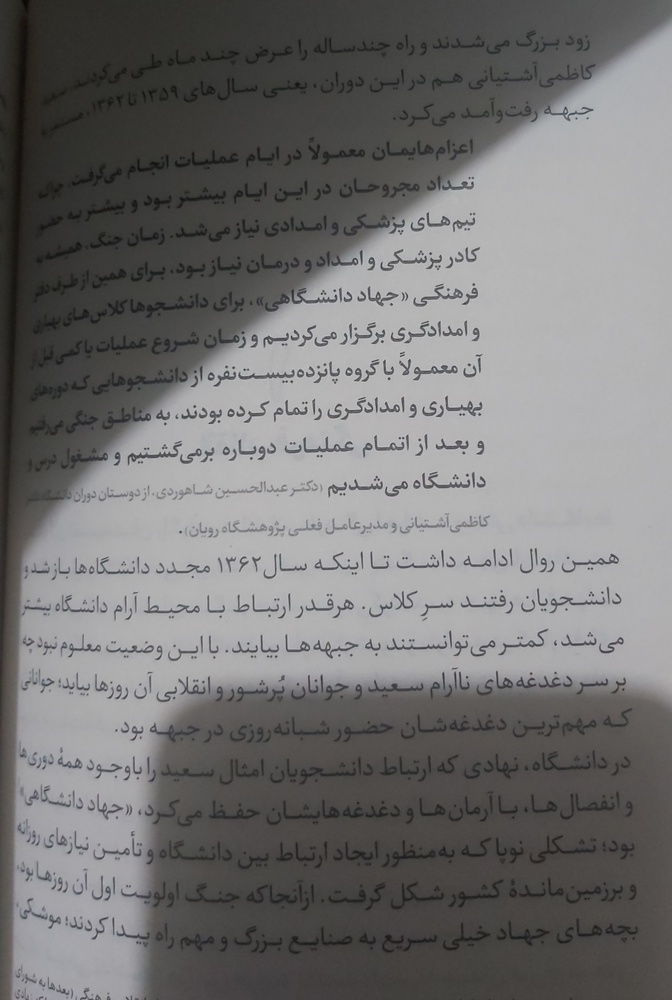
#> input picture HW[8]/royan.jpg, 672 x 1000 px, shrunk from 3540 x 5267 before the run, found by its file name
$ jupyter execute --allow-errors 'HW[8].ipynb'   (shell and % lines are left out)
#> lines starting #> are read from the running program, lines starting #| are printed output that depends on the picture; after the words box and inside, x2 and y2 are one past the last pixel; in counts of white or black regions, pixels touching at a corner belong together
[cell 1]
from google.colab import drive
drive.mount('/content/drive')

# **الف:**

[cell 2]
# Import required packages
import cv2
import pytesseract
from google.colab.patches import cv2_imshow
from PIL import Image
import matplotlib.pyplot as plt

[cell 3]
##################### your code ################################
img = cv2.imread("/content/drive/MyDrive/ai/computer vision/university/royan.jpg")
#> img is the input picture: shape (1000, 672, 3); mean B, G, R 115.3, 115.6, 116.4
gray = cv2.cvtColor(img,cv2.COLOR_BGR2GRAY)

tresh,otsu=cv2.threshold(gray,0,255,cv2.THRESH_BINARY+cv2.THRESH_OTSU)
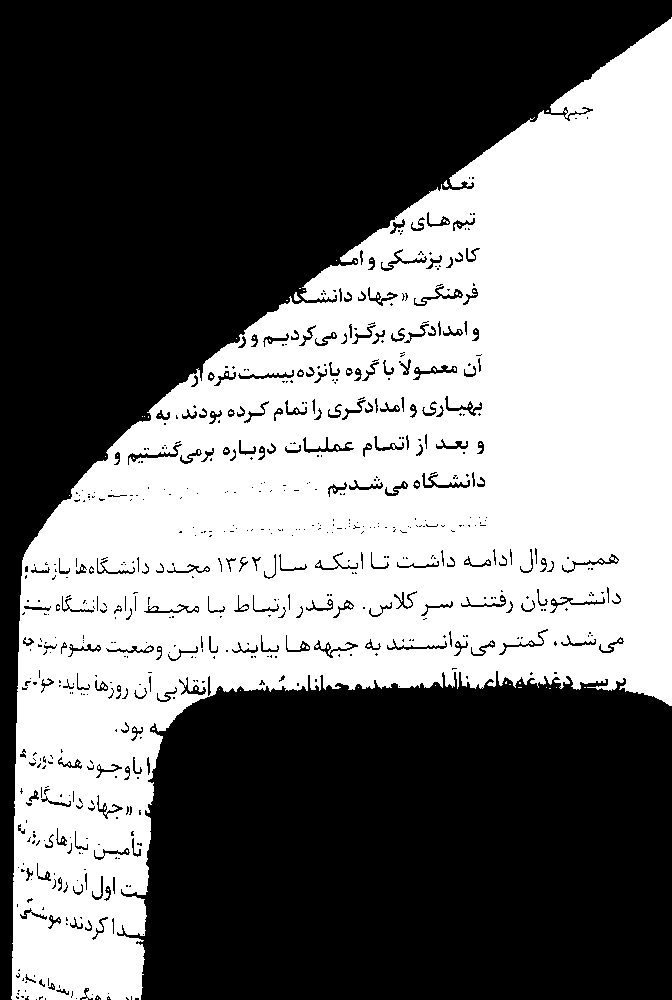
#> otsu: shape (1000, 672); 45.3% white; 90 white regions (87 under 20 px), largest, box (x1, y1, x2, y2) and area: (11, 17, 672, 1000) 303694, (294, 292, 301, 301) 36, (443, 180, 449, 187) 22
#> tresh = 120
adaptive=cv2.adaptiveThreshold(gray,250,cv2.ADAPTIVE_THRESH_MEAN_C,cv2.THRESH_BINARY,11,3)
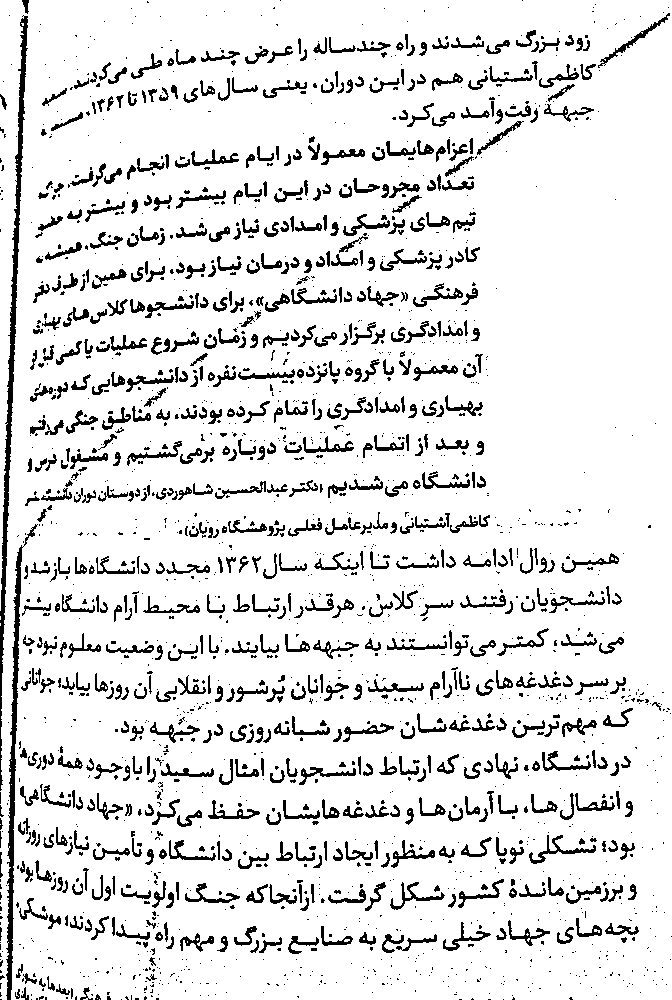
#> adaptive: shape (1000, 672); values 0 (black) and 250 (white), 89% white; 2136 black regions (1415 under 20 px), largest, box (x1, y1, x2, y2) and area: (0, 15, 28, 791) 3319, (6, 524, 38, 1000) 2290, (529, 835, 596, 864) 382
# print(otsu)
plt.figure()
plt.imshow(otsu,cmap='gray')
plt.figure()
plt.imshow(adaptive,cmap='gray')

kernel=cv2.getStructuringElement(
    cv2.MORPH_DILATE,(3,3)
)
result = cv2.dilate(adaptive,kernel)
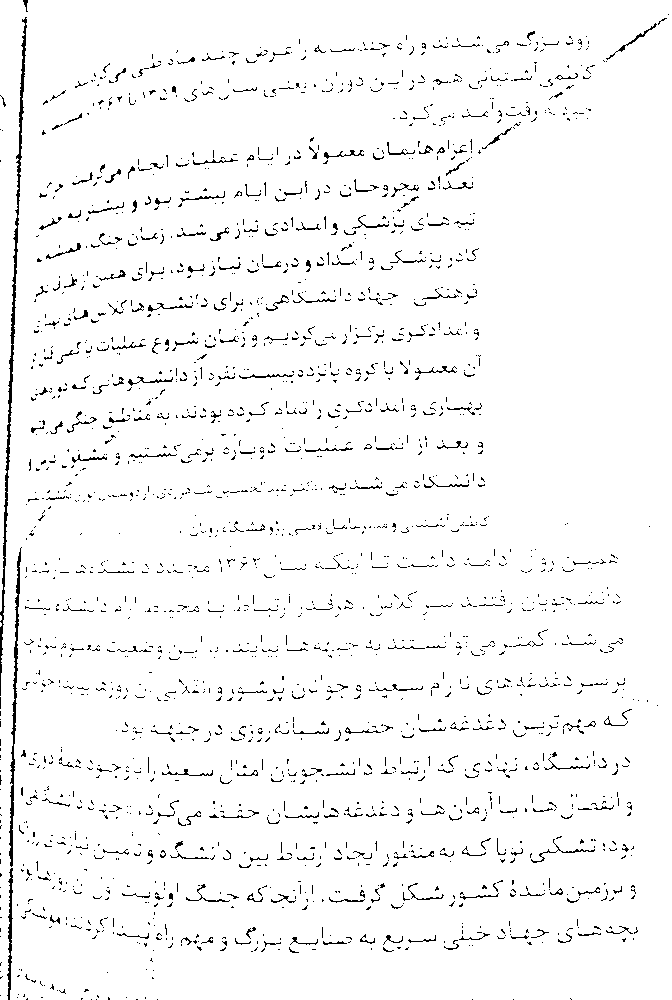
#> result: shape (1000, 672); values 0 (black) and 250 (white), 96.4% white; black in thin lines or dots
# print(result," , kernel")

plt.figure()
plt.title('after dilation')
plt.imshow(result ,cmap='gray')

################################################################
# Finding contours
## result = result otso|adaptive algorithm

print(pytesseract.image_to_string( result , lang='fas'))
#> (this line was passed over: pytesseract is not available in this run)

[cell 4]
image_path_in_colab='/content/drive/MyDrive/ai/computer vision/university/royan.jpg'
#> (the rest of this cell did not finish here and is left out)

# **ب:**

[cell 5]
# Import required packages
import cv2
import pytesseract
from google.colab.patches import cv2_imshow
from PIL import Image
##################### your code ################################
img = cv2.imread("/content/drive/MyDrive/ai/computer vision/university/mypic.png")
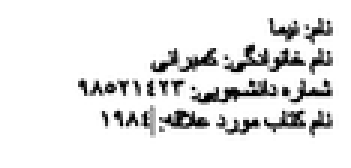
#> input picture HW[8]/mypic.png, 117 x 56 px, shrunk from 617 x 293 before the run, found by its file name (shown 3 times larger)
#> img is the input picture: shape (56, 117, 3); min 0, max 255, mean 231.2
gray = cv2.cvtColor(img,cv2.COLOR_BGR2GRAY)
#> gray: shape (56, 117)

tresh,otsu=cv2.threshold(gray,0,255,cv2.THRESH_BINARY+cv2.THRESH_OTSU)
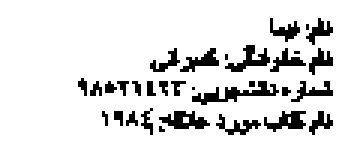
#> otsu: shape (56, 117) (shown 3 times larger); 89.1% white; black in thin lines or dots, all inside (x1, y1, x2, y2) = (26, 6, 111, 45)
#> tresh = 158
adaptive=cv2.adaptiveThreshold(gray,255,cv2.ADAPTIVE_THRESH_MEAN_C,cv2.THRESH_BINARY,11,3)
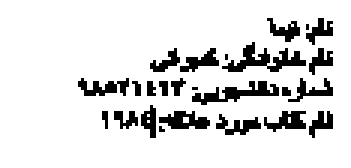
#> adaptive: shape (56, 117) (shown 3 times larger); 87.1% white; black in thin lines or dots, all inside (x1, y1, x2, y2) = (26, 6, 111, 46)
# print(otsu)
plt.figure()
plt.title('otsu threshold')
plt.imshow(otsu,cmap='gray')
plt.figure()
plt.title('adaptive threshold')
plt.imshow(adaptive,cmap='gray')

kernel=cv2.getStructuringElement(
    cv2.MORPH_DILATE,(3,3)
)
dilation = cv2.dilate(adaptive,kernel)
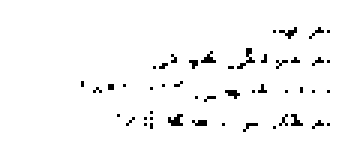
#> dilation: shape (56, 117) (shown 3 times larger); 97.3% white; black in thin lines or dots, all inside (x1, y1, x2, y2) = (27, 9, 110, 44)
print(dilation," , kernel")
#> (printed output is left out)

plt.figure()
plt.title('after dilation')
plt.imshow(dilation,cmap='gray')

################################################################
# Finding contours
im2 = img.copy()
contours, hierarchy = cv2.findContours(dilation, cv2.RETR_EXTERNAL,cv2.CHAIN_APPROX_NONE)
#> contours = 1 contour; box (x1, y1, x2, y2) and area: (0, 0, 117, 56) 6380

#> (the rest of this cell did not finish here and is left out)
